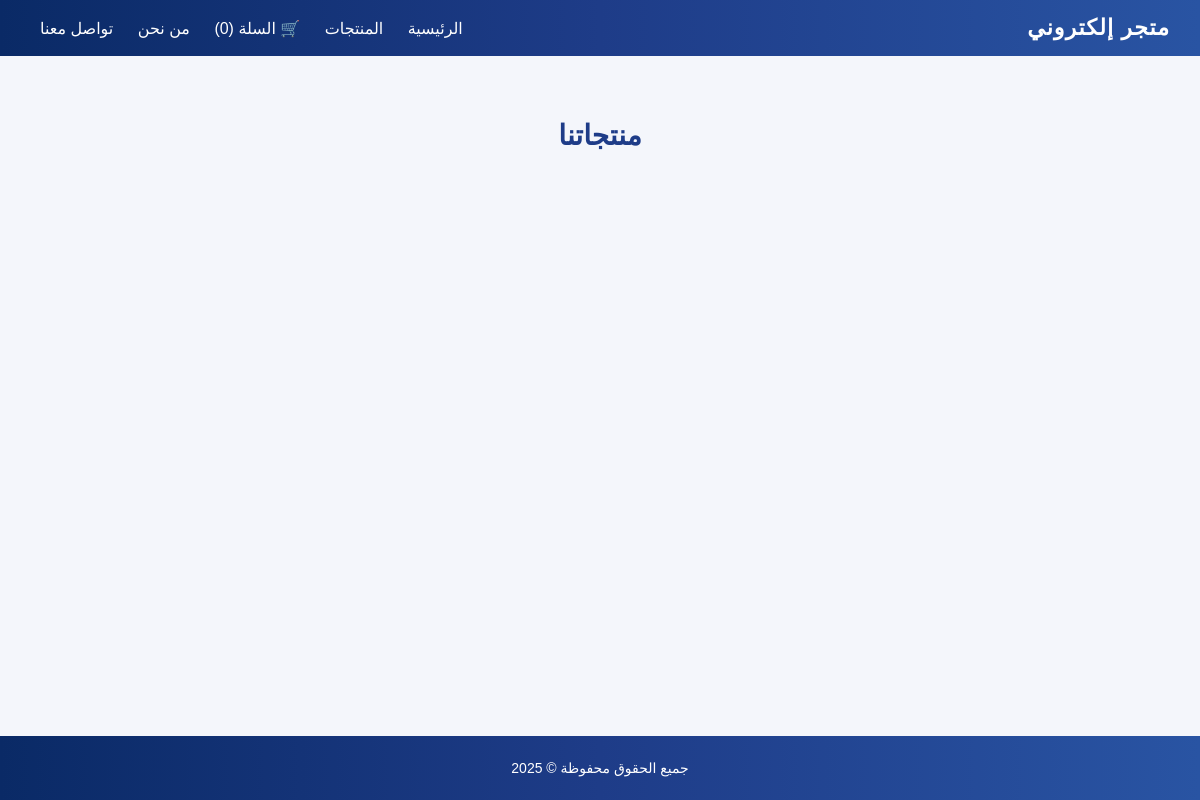
/products/, run on an earlier commit of the app's database.
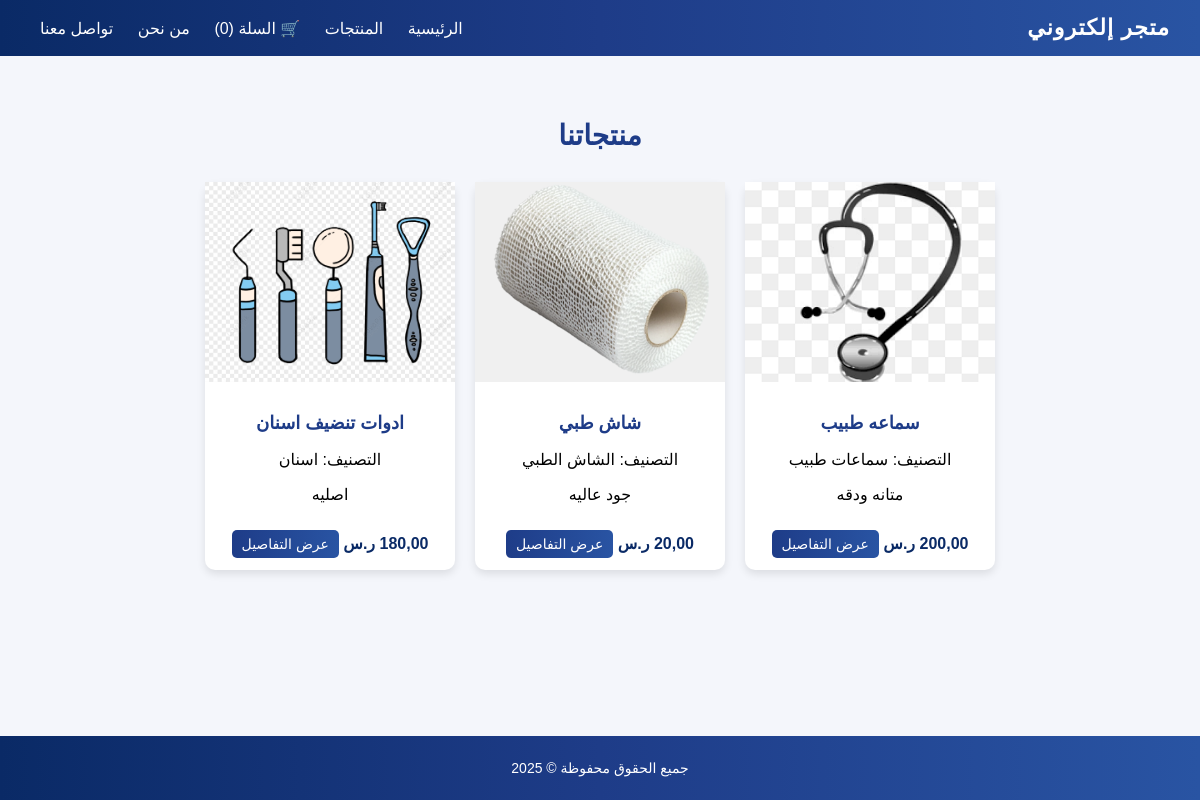
And on a later commit of the database.
### products/models.py (models this page shows, shortened)
class Product(models.Model):
    name = models.CharField(max_length=200, verbose_name="اسم المنتج")
    description = models.TextField(blank=True, null=True, verbose_name="الوصف")
    price = models.DecimalField(max_digits=10, decimal_places=2, verbose_name="السعر")
    category = models.ForeignKey(Category, on_delete=models.SET_NULL, null=True, blank=True, verbose_name="التصنيف")
    created_at = models.DateTimeField(auto_now_add=True, verbose_name="تاريخ الإضافة")
    class Meta:
        verbose_name = "منتج"
        verbose_name_plural = "المنتجات"

class ProductImage(models.Model):
    product = models.ForeignKey(Product, on_delete=models.CASCADE, related_name="images", verbose_name="المنتج")
    image = models.ImageField(upload_to="products/", verbose_name="صورة المنتج")
    class Meta:
        verbose_name = "صورة منتج"
        verbose_name_plural = "صور المنتجات"

class Category(models.Model):
    name = models.CharField(max_length=100, unique=True, verbose_name="اسم التصنيف")
    class Meta:
        verbose_name = "تصنيف"
        verbose_name_plural = "التصنيفات"

### products/views.py (the view)
# urls.py: path('', views.product_list, name='product_list'),
def product_list(request):
    products = Product.objects.all()
    return render(request, 'products/products.html', {'products': products})

### storefront/views.py (called while the page is built)
def cart_item_count(request):
    if request.user.is_authenticated:
        cart, created = Cart.objects.get_or_create(user=request.user)
        return {'cart_item_count': cart.items.count()}
    return {'cart_item_count': 0}

### templates/products/products.html (shortened to what this page needs)
{% include 'header.html' %}
<div class="products-container">
  <h2 class="products-title">منتجاتنا</h2>
  <div class="products-grid">
    {% for product in products %}
    <div class="product-card">
      <div class="product-image-wrapper">
        {% if product.images.all %}
          <a href="{% url 'product_detail' product.id %}">
            <img src="{{ product.images.first.image.url }}" alt="{{ product.name }}" class="product-image">
          </a>
        {% else %}
          <a href="{% url 'product_detail' product.id %}">
            <img src="/static/no-image.png" alt="لا توجد صورة" class="product-image">
          </a>
        {% endif %}
      </div>
      <div class="product-info">
        <h3 class="product-name">
          <a href="{% url 'product_detail' product.id %}" style="color: #1e3c88; text-decoration: none;">
            {{ product.name }}
          </a>
        </h3>
        <p class="product-category">التصنيف: {{ product.category.name }}</p>
        <p class="product-description">{{ product.description|truncatechars:50 }}</p>
        <div class="product-bottom">
          <span class="product-price">{{ product.price }} ر.س</span>
          <a href="{% url 'product_detail' product.id %}" class="buy-btn">عرض التفاصيل</a>
        </div>
      </div>
    </div>
    {% endfor %}
  </div>
</div>
{% include 'footer.html' %}

### templates/header.html (shortened to what this page needs)
<header class="main-header">
  <div class="logo">متجر إلكتروني</div>
  <nav class="nav-bar">
    <a href="/">الرئيسية</a>
    <a href="/products/">المنتجات</a>
    <a href="/cart/">🛒 السلة ({{ cart_item_count }})</a>
    <a href="#">من نحن</a>
    <a href="#">تواصل معنا</a>
  </nav>
</header>

### templates/footer.html (shortened to what this page needs)
<footer class="main-footer">
  <p>جميع الحقوق محفوظة © 2025</p>
</footer>

### templates/header.html (style rules this page uses)
.main-header { background: linear-gradient(90deg, #0a2a66, #1e3c88, #2954a3); color: white; display: flex; justify-content: space-between; align-items: center; padding: 15px 30px; font-family: "Tahoma", sans-serif; }
.main-header .logo { font-size: 22px; font-weight: bold; letter-spacing: 1px; }
.nav-bar a { color: white; text-decoration: none; margin: 0 10px; font-size: 16px; transition: 0.3s; }

### templates/footer.html (style rules this page uses)
.main-footer { background: linear-gradient(90deg, #0a2a66, #1e3c88, #2954a3); color: white; text-align: center; padding: 10px 0; font-family: "Tahoma", sans-serif; font-size: 14px; margin-top: auto; }

### templates/products/products.html (style rules this page uses)
.products-container { max-width: 1300px; margin: 40px auto; padding: 0 20px; }
.products-title { text-align: center; font-size: 28px; color: #1e3c88; margin-bottom: 30px; font-weight: bold; }
.products-grid { display: flex; flex-wrap: wrap; justify-content: flex-start; gap: 20px; }
.product-card { background: #fff; border-radius: 10px; box-shadow: 0 4px 8px rgba(0,0,0,0.1); width: 250px; transition: 0.3s ease; }
.product-image-wrapper { height: 200px; overflow: hidden; background: #f0f0f0; }
.product-image { width: 100%; height: 100%; object-fit: cover; transition: 0.3s ease-in-out; }
.product-info { padding: 12px; text-align: center; }
.product-name { font-size: 18px; font-weight: bold; color: #1e3c88; margin-bottom: 5px; }
.product-price { color: #0a2a66; font-weight: bold; font-size: 16px; }
.buy-btn { background: linear-gradient(90deg, #1e3c88, #2954a3); color: white; padding: 6px 10px; border-radius: 5px; text-decoration: none; font-size: 14px; transition: 0.3s; display: inline-block; margin-top: 10px; }

What changed in the data, as far as the page shows it:
added Product: images.first.image (picture), name "سماعه طبيب", category.name "سماعات طبيب", description "متانه ودقه"
added Product: images.first.image (picture), name "شاش طبي", category.name "الشاش الطبي", description "جود عاليه", price "20,00"
added Product: images.first.image (picture), name "ادوات تنضيف اسنان", category.name "اسنان", description "اصليه"
